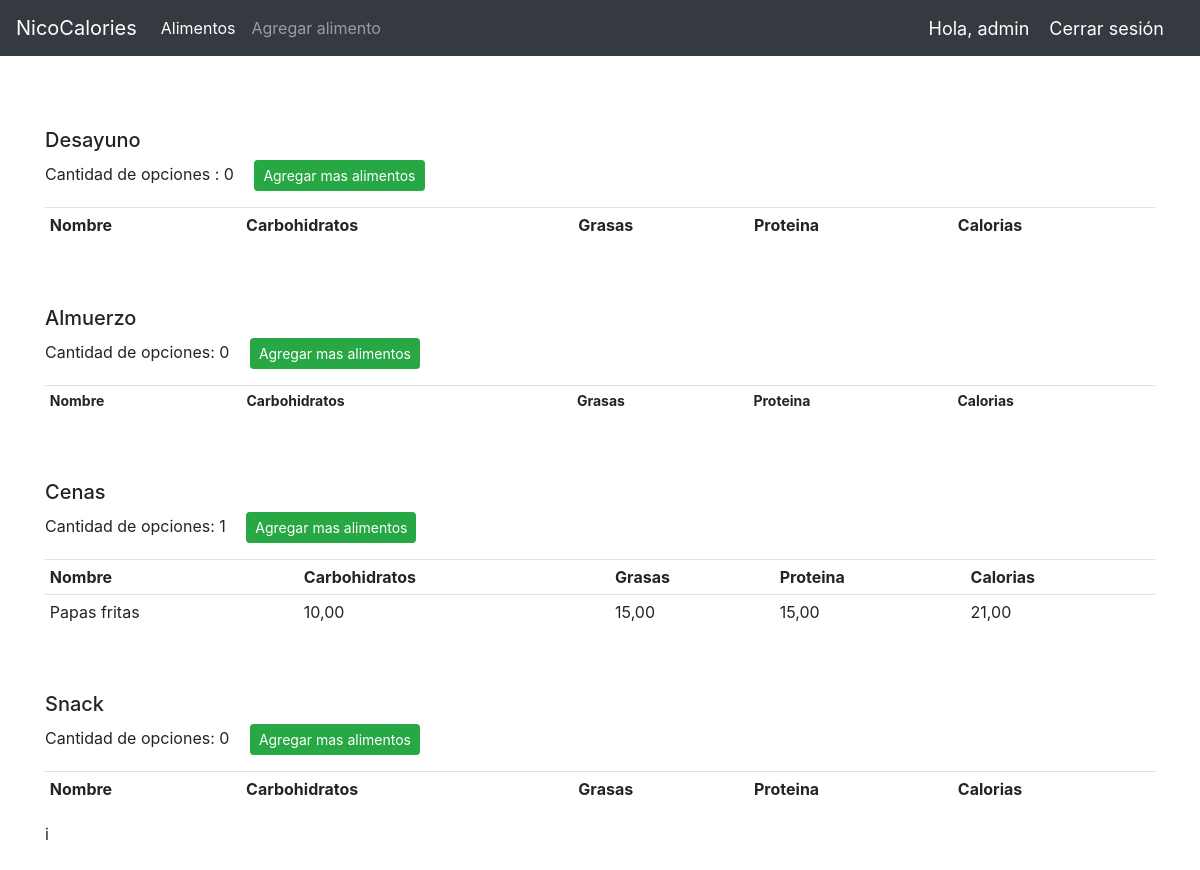
The app's page /foodItem/ (signed in), older data.
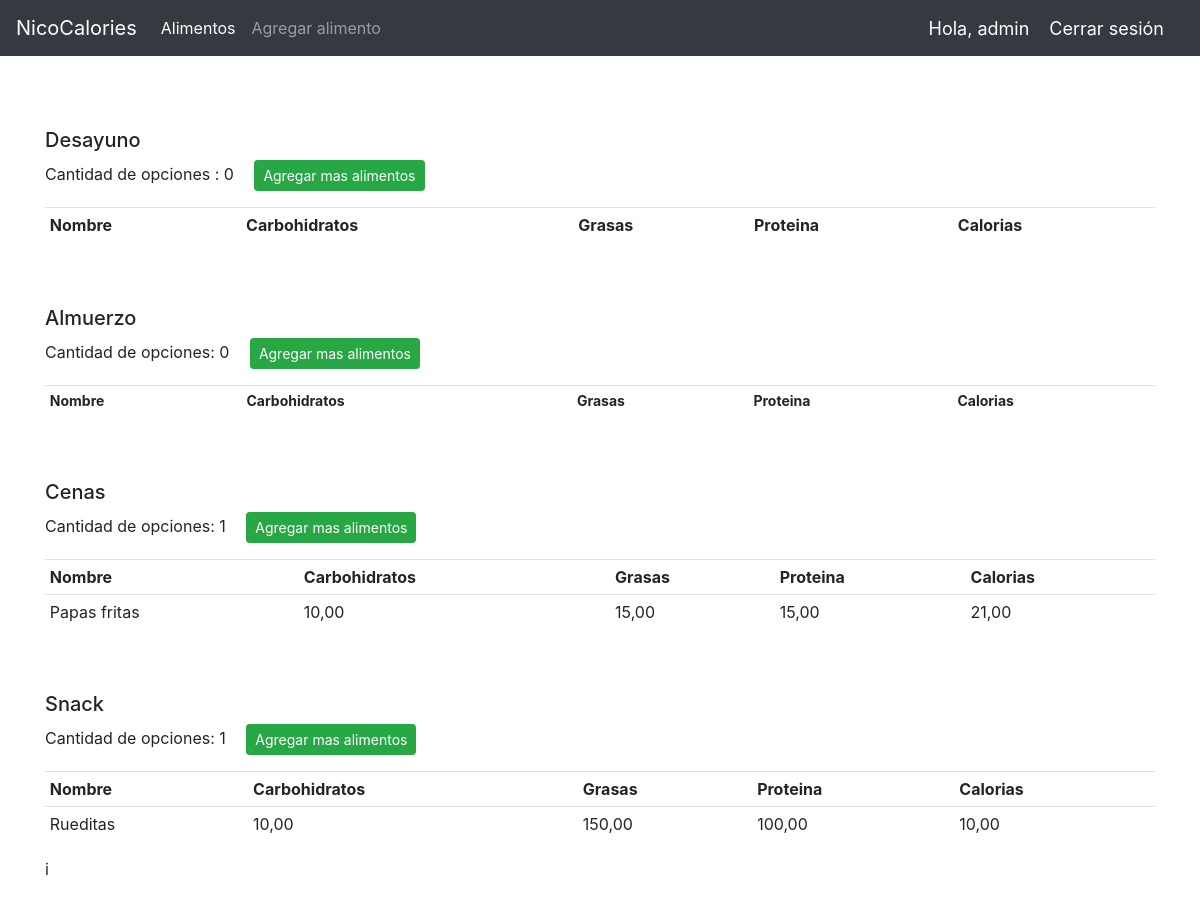
The same page, newer data.
### Fityfeed/models.py (models this page shows)
class ComidaItem(models.Model):
    nombre = models.CharField(max_length=200)
    categoria = models.ManyToManyField(Categoria)
    carbohidratos = models.DecimalField(max_digits=5,decimal_places=2,default=0)
    grasas = models.DecimalField(max_digits=5,decimal_places=2,default=0)
    proteina = models.DecimalField(max_digits=5,decimal_places=2,default=0)
    calorias = models.DecimalField(max_digits=5,decimal_places=2,default=0, blank=True)
    cantidad = models.IntegerField(default=1,null=True, blank=True)
    def __str__(self):
        return self.nombre

### Fityfeed/decorators.py (the view)
        def wrapper_func(request,*args,**kwargs):
            group = None
            if request.user.groups.exists():
                group=request.user.groups.all()[0].name
            if group in allowed_roles:
                return view_func(request,*args,**kwargs)
            else:
                return HttpResponse("<h1>You are not allowed to access this page</h1>")

### Fityfeed/views.py (called while the page is built)
@login_required(login_url='login')
@allowed_users(allowed_roles=['admin'])
def food_item(request):
    desayuno = Categoria.objects.filter(nombre='desayuno')[0].comidaitem_set.all()
    almuerzo = Categoria.objects.filter(nombre='almuerzo')[0].comidaitem_set.all()
    cena = Categoria.objects.filter(nombre='cena')[0].comidaitem_set.all()
    snack = Categoria.objects.filter(nombre='snacks')[0].comidaitem_set.all()
    bcnt = desayuno.count()
    acnt = almuerzo.count()
    ccnt = cena.count()
    scnt = snack.count()
    ctx = {
        'desayuno':desayuno,
        'almuerzo': almuerzo,
        'cena':cena,
        'snack':snack,
        'bcnt':bcnt,
        'acnt': acnt,
        'ccnt':ccnt,
        'scnt':scnt
    }
    print(cena)
    return render(request, 'foodItem.html', ctx)

### Fityfeed/templates/foodItem.html (shortened to what this page needs)
{% extends 'main.html' %}
{% load static%}
{% block content %}
<div class="flex-box-row">
    <br>
    <h5>Desayuno</h5>
    <h7>Cantidad de opciones : {{bcnt}}</h7>
    <a class="btn btn-success ml-3 btn-sm" href = '{% url "createFoodItem" %}'>Agregar mas alimentos</a>
    <table class="table mt-3 table-sm">
        <tr>
            <th>Nombre</th>
            <th>Carbohidratos</th>
            <th>Grasas</th>
            <th>Proteina</th>
            <th>Calorias</th>
        </tr>
    </table>
</div>
<br>
<div class="flex-box-row">
    <br>
    <h5>Almuerzo</h5>
    <h7>Cantidad de opciones: {{acnt}}</h7>
    <a class="btn btn-success ml-3 btn-sm" href = '{% url "createFoodItem" %}'>Agregar mas alimentos</a>
    <table class="table mt-3 table-sm btn-sm">
        <tr>
            <th>Nombre</th>
            <th>Carbohidratos</th>
            <th>Grasas</th>
            <th>Proteina</th>
            <th>Calorias</th>
        </tr>
    </table>
</div>
<br>
<div class="flex-box-row">
    <br>
    <h5>Cenas</h5>
    <h7>Cantidad de opciones: {{ccnt}}</h7>
    <a class="btn btn-success ml-3 btn-sm" href = '{% url "createFoodItem" %}'>Agregar mas alimentos</a>
    <table class="table mt-3 table-sm">
        <tr>
            <th>Nombre</th>
            <th>Carbohidratos</th>
            <th>Grasas</th>
            <th>Proteina</th>
            <th>Calorias</th>
        </tr>
        {% for i in cena %}
        <tr>
            <td>{{i.nombre}}</td>
            <td>{{i.carbohidratos}}</td>
            <td>{{i.grasas}}</td>
            <td>{{i.proteina}}</td>
            <td>{{i.calorias}}</td>
        </tr>
        {% endfor %}
    </table>
</div>
<br>
<div class="flex-box-row">
    <br>
    <h5>Snack</h5>
    <h7>Cantidad de opciones: {{scnt}}</h7>
    <a class="btn btn-success ml-3 btn-sm" href = '{% url "createFoodItem" %}'>Agregar mas alimentos</a>
    <table class="table mt-3 table-sm">
        <tr>
            <th>Nombre</th>
            <th>Carbohidratos</th>
            <th>Grasas</th>
            <th>Proteina</th>
            <th>Calorias</th>
        </tr>
        {% for i in snack %}
        <tr>
            <td>{{i.nombre}}</td>
            <td>{{i.carbohidratos}}</td>
            <td>{{i.grasas}}</td>
            <td>{{i.proteina}}</td>
            <td>{{i.calorias}}</td>
        </tr>
        {% endfor %}
    </table>i
</div>
<br>
{% endblock %}

Row changes from the older to the newer data that the page shows:
added ComidaItem: nombre "Rueditas", carbohidratos "10,00", grasas "150,00", proteina "100,00", calorias "10,00", shown under "Cantidad de opciones: 1"
Text that changed along with them:
{{ scnt }}: "0" → "1"
